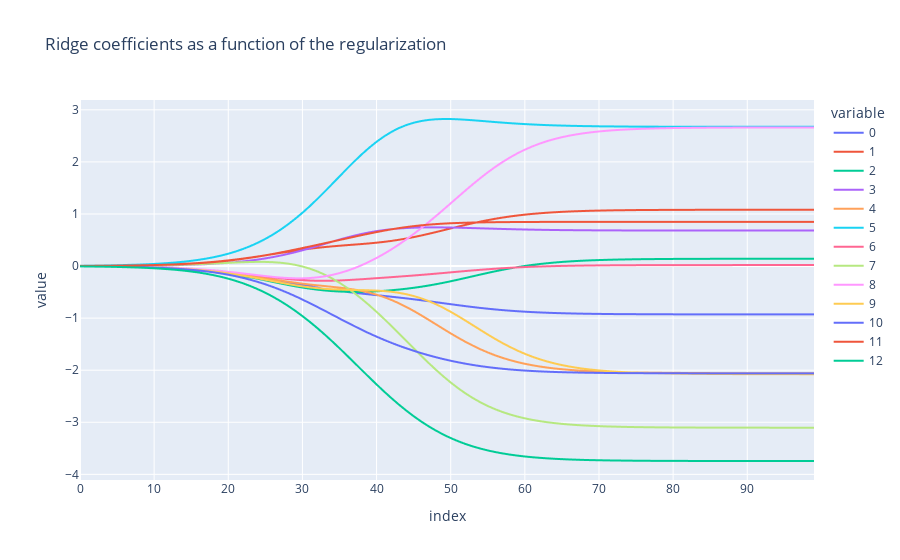

This figure's notebook cell:
### Code cell
fig = px.line(rid_coef,title= 'Ridge coefficients as a function of the regularization')
fig.show()
